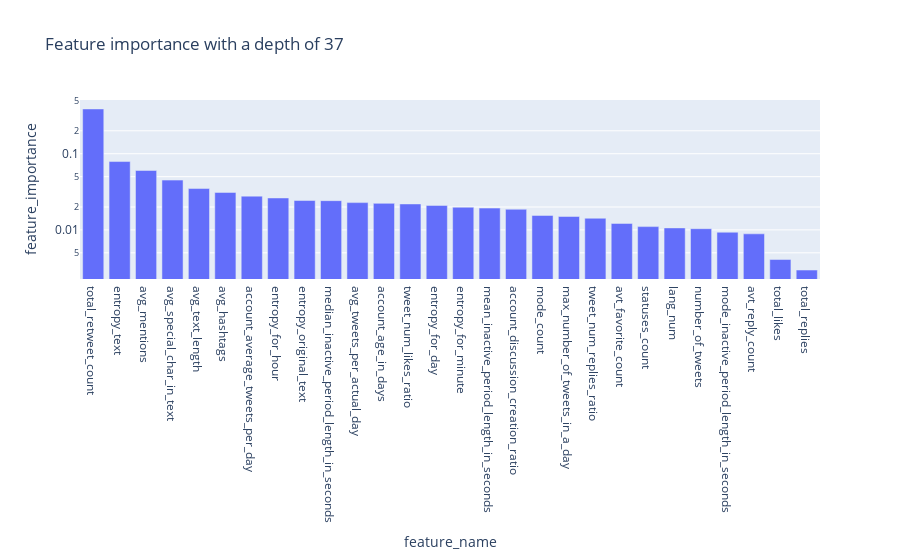

Notebook source saved alongside this figure:
### Markdown cell above
### Feature Selection / Dimensionality reduction

Now that our data is standardized, we can take a look at what features provide the most information to our desicionmaking process. In addition we will explore what features are dropped at lower tree depths

### Code cell
max_depth = 37
useless_features = plot_feature_importance(df, label, max_tree_depth=max_depth, criterion="gini")

### Figure 1 — Plotly figure (JSON) as saved in the notebook; plotly's stock layout.template omitted (floating-point values rounded to 4 significant figures)
{"data": [{"alignmentgroup": "True", "hovertemplate": "feature_name=%{x}<br>feature_importance=%{y}<extra></extra>", "legendgroup": "", "marker": {"color": "#636efa", "pattern": {"shape": ""}}, "name": "", "offsetgroup": "", "orientation": "v", "showlegend": false, "textposition": "auto", "type": "bar", "x": ["total_retweet_count", "entropy_text", "avg_mentions", "avg_special_char_in_text", "avg_text_length", "avg_hashtags", "account_average_tweets_per_day", "entropy_for_hour", "entropy_original_text", "median_inactive_period_length_in_seconds", "avg_tweets_per_actual_day", "account_age_in_days", "tweet_num_likes_ratio", "entropy_for_day", "entropy_for_minute", "mean_inactive_period_length_in_seconds", "account_discussion_creation_ratio", "mode_count", "max_number_of_tweets_in_a_day", "tweet_num_replies_ratio", "avt_favorite_count", "statuses_count", "lang_num", "number_of_tweets", "mode_inactive_period_length_in_seconds", "avt_reply_count", "total_likes", "total_replies"], "xaxis": "x", "y": [0.3873, 0.07895, 0.06029, 0.04506, 0.03491, 0.03106, 0.02775, 0.02625, 0.0243, 0.0242, 0.02281, 0.0223, 0.02192, 0.02095, 0.01985, 0.01933, 0.01865, 0.01548, 0.015, 0.01422, 0.01216, 0.01104, 0.01062, 0.01037, 0.009319, 0.008879, 0.004084, 0.00297], "yaxis": "y"}], "layout": {"barmode": "relative", "legend": {"tracegroupgap": 0}, "title": {"text": "Feature importance with a depth of 37"}, "xaxis": {"anchor": "y", "domain": [0, 1], "title": {"text": "feature_name"}}, "yaxis": {"anchor": "x", "domain": [0, 1], "title": {"text": "feature_importance"}, "type": "log"}}}
